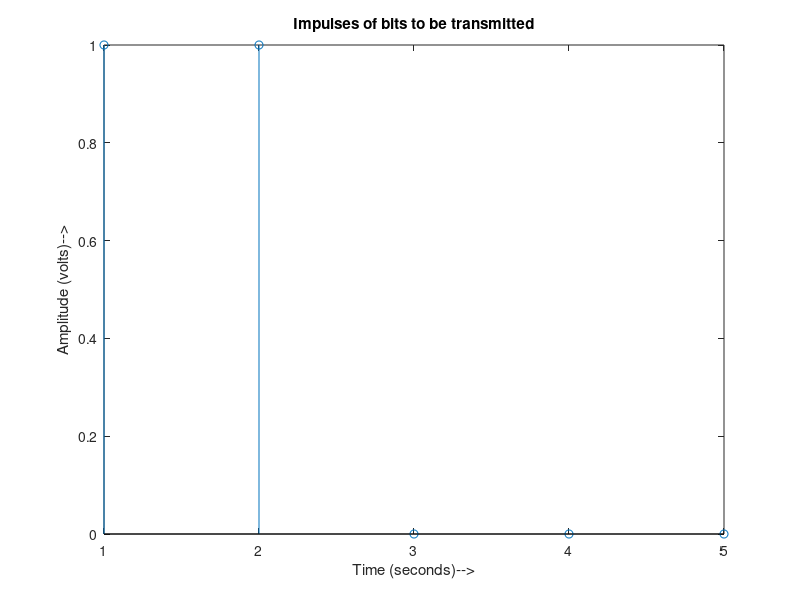
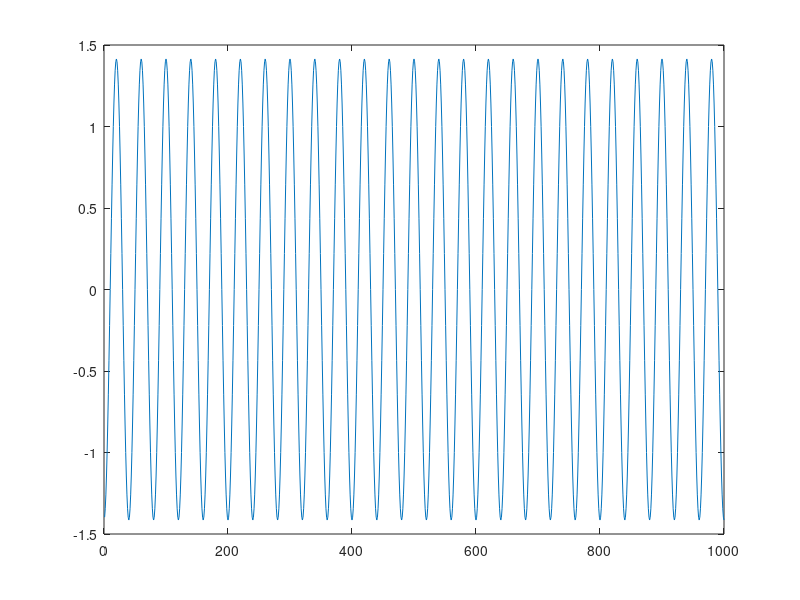
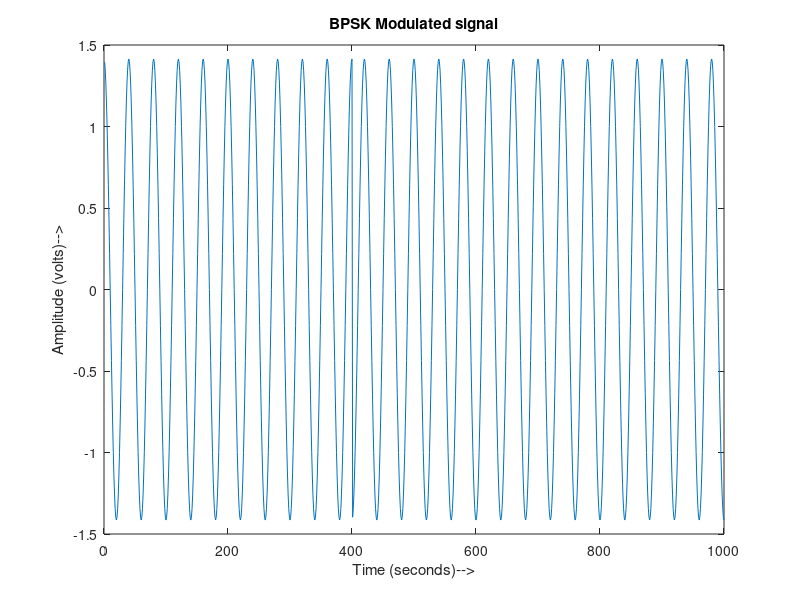
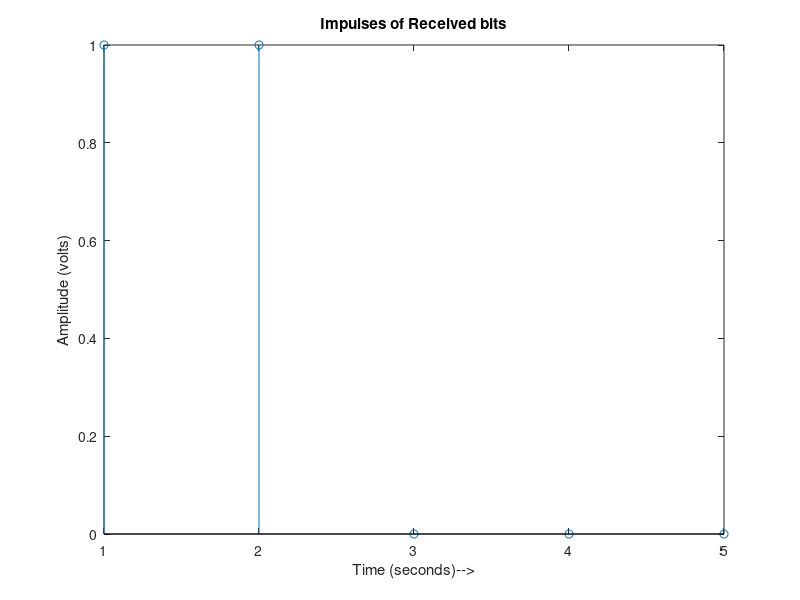

Write the MATLAB code that produced these figures, in order.
clear all;
close all;
%Nb is the number of bits to be transmitted
T=1;%Bit rate is assumed to be 1 bit/s;
%bits to be transmitted
b=[1 1 0 0 0 ]
%Rb is the bit rate in bits/second
 
 
NRZ_out=[];
  
%Vp is the peak voltage +v of the NRZ waveform
Vp=1;
%Here we encode input bitstream as Bipolar NRZ-L waveform
Mod=[]
for index=1:size(b,2)
    t=0.005:0.005:5;
    f=5;
 if b(index)==1
 NRZ_out=[NRZ_out ones(1,200)*Vp];
 Mod=[sqrt(2/T)*cos(2*pi*f*t)];
 elseif b(index)==0
 NRZ_out=[NRZ_out ones(1,200)*(-Vp)];
 Mod=[sqrt(2/T)*cos((2*pi*f*t)+pi)];
 end
end
 
%Generated bit stream impulses
figure(1);
stem(b);
xlabel('Time (seconds)-->')
ylabel('Amplitude (volts)-->')
title('Impulses of bits to be transmitted');
figure(2);
plot(NRZ_out);
xlabel('Time (seconds)-->');
ylabel('Amplitude (volts)-->');
title('Generated NRZ signal');
plot(Mod)
%%
t=0.005:0.005:5;
%Frequency of the carrier
f=5;
%Here we generate the modulated signal by multiplying it with 
%carrier (basis function)
Modulated=NRZ_out.*(sqrt(2/T)*cos(2*pi*f*t));
figure;
plot(Modulated);
xlabel('Time (seconds)-->');
ylabel('Amplitude (volts)-->');
title('BPSK Modulated signal');
 
 
y=[];
%We begin demodulation by multiplying the received signal again with 
%the carrier (basis function)
demodulated=Modulated.*(sqrt(2/T)*cos(2*pi*f*t));
%Here we perform the integration over time period T using trapz 
%Integrator is an important part of correlator receiver used here
for i=1:200:size(demodulated,2)
 y=[y trapz(t(i:i+199),demodulated(i:i+199))];
end
received=y>0;
figure;
stem(received)
title('Impulses of Received bits');
xlabel('Time (seconds)-->');
ylabel('Amplitude (volts)')
 